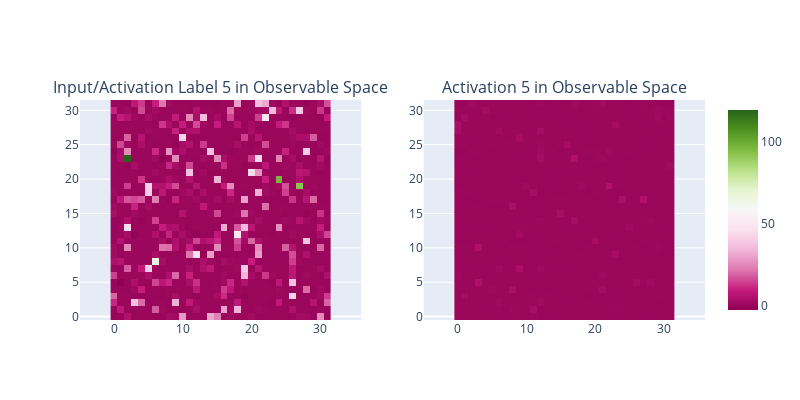

Notebook code for this chart:
### Code cell
fig = make_subplots(
    rows=1,
    cols=2,
    subplot_titles=[
        f"Input/Activation Label {labels[sample_idx]} in Observable Space",
        f"Activation {labels[sample_idx]} in Observable Space",
    ],
)

for i, img in enumerate([x_obs[sample_idx], y_obs[sample_idx]], 1):
    fig.add_trace(
        px.imshow(img.reshape(32, 32)).data[0],
        row=1,
        col=i,
    )

fig.update_layout(height=400, width=800, xaxis_scaleanchor="y", xaxis2_scaleanchor="y2")
fig.show()

rprint(
    f"Min Input/Activation Observable: {torch.topk(x_obs[sample_idx], k=1, largest=False).values.item()}"
)
rprint(f"Max Input/Activation Observable: {torch.topk(x_obs[sample_idx], k=1).values.item()}")

rprint(
    f"Min Activation Observable: {torch.topk(y_obs[sample_idx], k=1, largest=False).values.item()}"
)
rprint(f"Max Activation Observable: {torch.topk(y_obs[sample_idx], k=1).values.item()}")

### Figure 1 — Plotly figure (JSON) as saved in the notebook; plotly's stock layout.template omitted (floating-point values rounded to 4 significant figures; data arrays with more than 128 entries replaced by an {"elided": "..."} marker saying what was removed)
{"data": [{"coloraxis": "coloraxis", "hovertemplate": "x: %{x}<br>y: %{y}<br>color: %{z}<extra></extra>", "name": "0", "type": "heatmap", "xaxis": "x", "yaxis": "y", "z": {"elided": "32x32 float values"}}, {"coloraxis": "coloraxis", "hovertemplate": "x: %{x}<br>y: %{y}<br>color: %{z}<extra></extra>", "name": "0", "type": "heatmap", "xaxis": "x2", "yaxis": "y2", "z": {"elided": "32x32 float values"}}], "layout": {"annotations": [{"font": {"size": 16}, "showarrow": false, "text": "Input/Activation Label 5 in Observable Space", "x": 0.225, "xanchor": "center", "xref": "paper", "y": 1, "yanchor": "bottom", "yref": "paper"}, {"font": {"size": 16}, "showarrow": false, "text": "Activation 5 in Observable Space", "x": 0.775, "xanchor": "center", "xref": "paper", "y": 1, "yanchor": "bottom", "yref": "paper"}], "height": 400, "width": 800, "xaxis": {"anchor": "y", "domain": [0, 0.45], "scaleanchor": "y"}, "xaxis2": {"anchor": "y2", "domain": [0.55, 1], "scaleanchor": "y2"}, "yaxis": {"anchor": "x", "domain": [0, 1]}, "yaxis2": {"anchor": "x2", "domain": [0, 1]}}}
